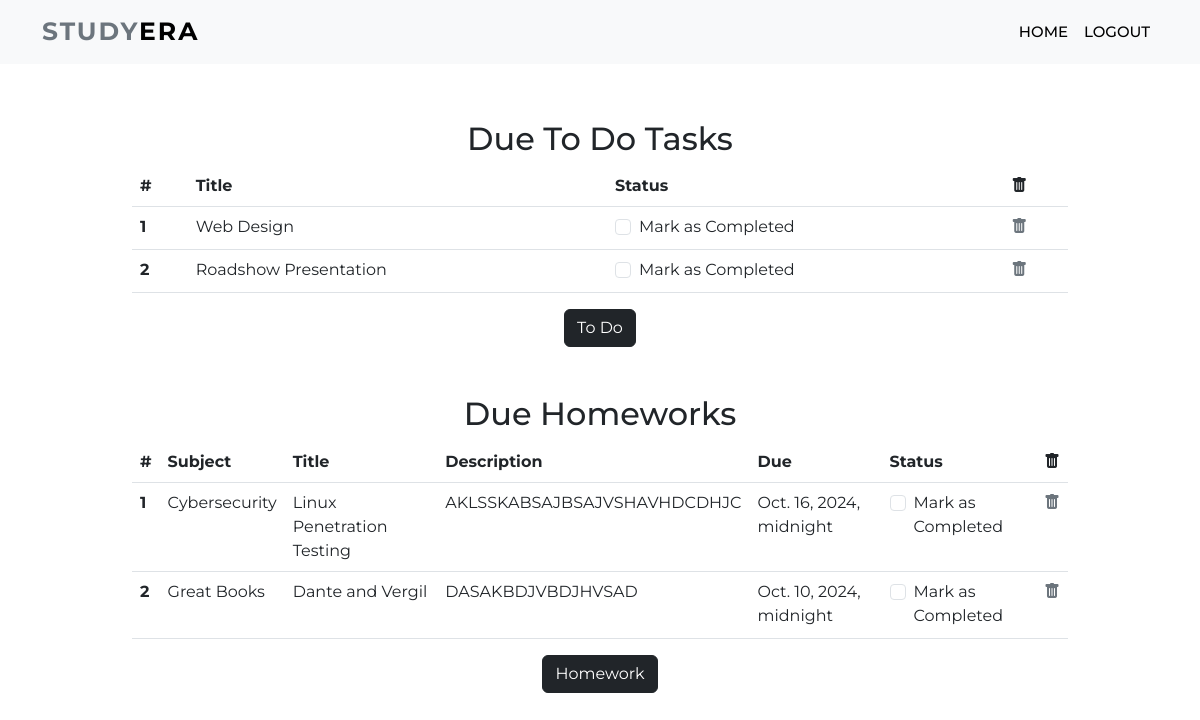
Screenshot of /profile/ (signed in) with the database file from the repository.
### dashboard/models.py (models this page shows, shortened)
class Todo(models.Model):
    user = models.ForeignKey(User,on_delete=models.CASCADE)
    title = models.CharField(max_length=100)
    is_finished = models.BooleanField(default=False)

class Homework(models.Model):
    user = models.ForeignKey(User,on_delete=models.CASCADE)
    subject = models.CharField(max_length=50)
    title = models.CharField(max_length=100)
    description=models.TextField()
    due = models.DateTimeField()
    is_finished = models.BooleanField(default=False)

### dashboard/views.py (the view)
# urls.py: path('profile/', dash_views.profile, name='profile'),
def profile(request):
    homeworks = Homework.objects.filter(is_finished=False, user=request.user)
    todos = Todo.objects.filter(is_finished=False, user=request.user)
    if len(homeworks) == 0:
        homework_done = True
    else:
        homework_done = False
    if len(todos) == 0:
        todos_done = True
    else:
        todos_done = False
    context = {
        'homeworks' : homeworks,
        'todos' : todos,
        'homework_done' : homework_done,
        'todos_done' : todos_done
    }
    return render(request, "dashboard/profile.html", context)

### dashboard/templates/dashboard/profile.html (shortened to what this page needs)
{% extends 'dashboard/home.html' %}
{% load static %}
{% load crispy_forms_tags %}
{% block content  %}
	<nav class="navbar navbar-expand-lg navbar-light bg-light fixed-top">
		<div class="container">
			<a class="navbar-brand" href="{% url 'home' %}"><span class="text-secondary">STUDY</span>ERA</a>
			<div class="collapse navbar-collapse" id="navbarSupportedContent">
				<ul class="navbar-nav ms-auto mb-2 mb-lg-0">
					<li class="nav-item">
						<a class="nav-link" href="{% url 'home' %}">Home</a>
					</li>
                    <li class="nav-item">
						<a class="nav-link" href="{% url 'homepage' %}">Logout</a>
					</li>
				</ul>
			</div>
		</div>
	</nav>
    <section style="padding: 10%;">
        {% if not todos_done %}
        <div class="container">
            <h2 class="text-center">Due To Do Tasks</h2>
            <table class="table">
                <thead>
                  <tr>
                    <th scope="col">#</th>
                    <th scope="col">Title</th>
                    <th scope="col">Status</th>
                    <th scope="col"><i class="bi bi-trash-fill"></i></th>
                  </tr>
                </thead>
                <tbody>
                {% for todo in todos %}
                    <tr>
                        <th scope="row">{{ forloop.counter }}</th>
                        <td>{{ todo.title }}</td>
                        <td>
                            <a href="{% url 'update-todo' todo.id %}">
                                <div class="form-check">
                                    {% if todo.is_finished == True %}
                                    <input class="form-check-input" type="checkbox" value="" checked>
                                    {% else %}
                                    <input class="form-check-input" type="checkbox" value="">
                                    {% endif %}
                                    <label class="form-check-label text-dark" for="flexCheckDefault">
                                        Mark as Completed
                                    </label>
                                </div>
                            </a>
                        </td>
                        <td><a class="link-secondary" href="{% url 'delete-todo' todo.id %}"><i class="bi bi-trash-fill"></i></a></td>
                    </tr>
                {% endfor %}
                </tbody>
              </table>
              {% else %}
              <h5 class="text-center">All To-Do-Tasks are completed.</h5>
              {% endif %}
              <div class="text-center">
                <a href="{% url 'todo' %}" class="btn btn-dark">To Do</a>
              </div>
            <br><br>
            {% if not homework_done %}
            <h2 class="text-center">Due Homeworks</h2>
            <table class="table">
                <thead>
                  <tr>
                    <th scope="col">#</th>
                    <th scope="col">Subject</th>
                    <th scope="col">Title</th>
                    <th scope="col">Description</th>
                    <th scope="col">Due</th>
                    <th scope="col">Status</th>
                    <th scope="col"><i class="bi bi-trash-fill"></i></th>
                  </tr>
                </thead>
                <tbody>
                    {% for homework in homeworks %}
                    <tr>
                        <th scope="row">{{forloop.counter}}</th>
                        <td>{{homework.subject}}</td>
                        <td>{{homework.title}}</td>
                        <td>{{homework.description}}</td>
                        <td>{{homework.due}}</td>
                        <td>
                            <a href="{% url 'update-homework' homework.id %}">
                                <div class="form-check">
                                    {% if homework.is_finished == True %}
                                    <input class="form-check-input" type="checkbox" value="" checked>
                                    {% else %}
                                    <input class="form-check-input" type="checkbox" value="">
                                    {% endif %}
                                    <label class="form-check-label text-dark" for="flexCheckDefault">
                                        Mark as Completed
                                    </label>
                                </div>
                            </a>
                        </td>
                        <td><a class="link-secondary" href="{% url 'delete-homework' homework.id %}"><i class="bi bi-trash-fill"></i></a></td>
                    </tr>
                    {% endfor %}
                </tbody>
              </table>
              {% else %}
              <h5 class="text-center">All homeworks are completed.</h5>
              {% endif %}
              <div class="text-center">
                <a href="{% url 'homework' %}" class="btn btn-dark">Homework</a>
              </div>
        </div>
    </section>
    {% endblock content %}

### dashboard/templates/dashboard/home.html (shortened to what this page needs)
<!DOCTYPE html>
{% load static %}
<html lang="en">
<head>
	<link href="https://cdn.jsdelivr.net/npm/bootstrap@5.3.0-alpha3/dist/css/bootstrap.min.css" rel="stylesheet">
	<link href="https://cdn.jsdelivr.net/npm/bootstrap-icons@1.7.2/font/bootstrap-icons.css" rel="stylesheet">
    <link rel="stylesheet" href="{% static 'css/style.css' %}" />
</head>
<body>
	{% block content %}{% endblock content %}
</body>
</html>

### static/css/style.css (style rules this page uses)
* { font-family: 'Montserrat', sans-serif; }
.navbar-nav a { font-size: 15px; text-transform: uppercase; font-weight: 500; }
.navbar-light .navbar-brand { color: #000; font-size: 25px; text-transform: uppercase; font-weight: bold; letter-spacing: 2px; }
.navbar-light .navbar-nav .nav-link { color: #000; }

### rows the page displays
Todo: title "Web Design"
Todo: title "Roadshow Presentation"
Homework: subject "Cybersecurity", title "Linux Penetration Testing", description "AKLSSKABSAJBSAJVSHAVHDCDHJC", due "Oct. 16, 2024, midnight"
Homework: subject "Great Books", title "Dante and Vergil", description "DASAKBDJVBDJHVSAD", due "Oct. 10, 2024, midnight"
